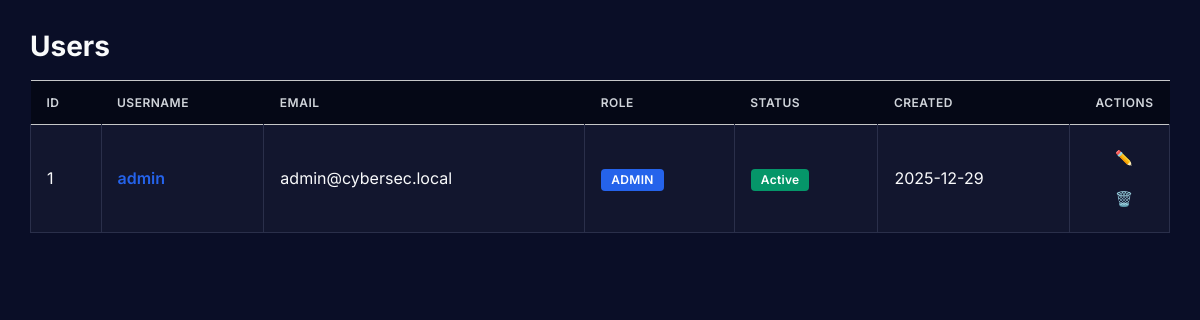
The app's page /users/, older data.
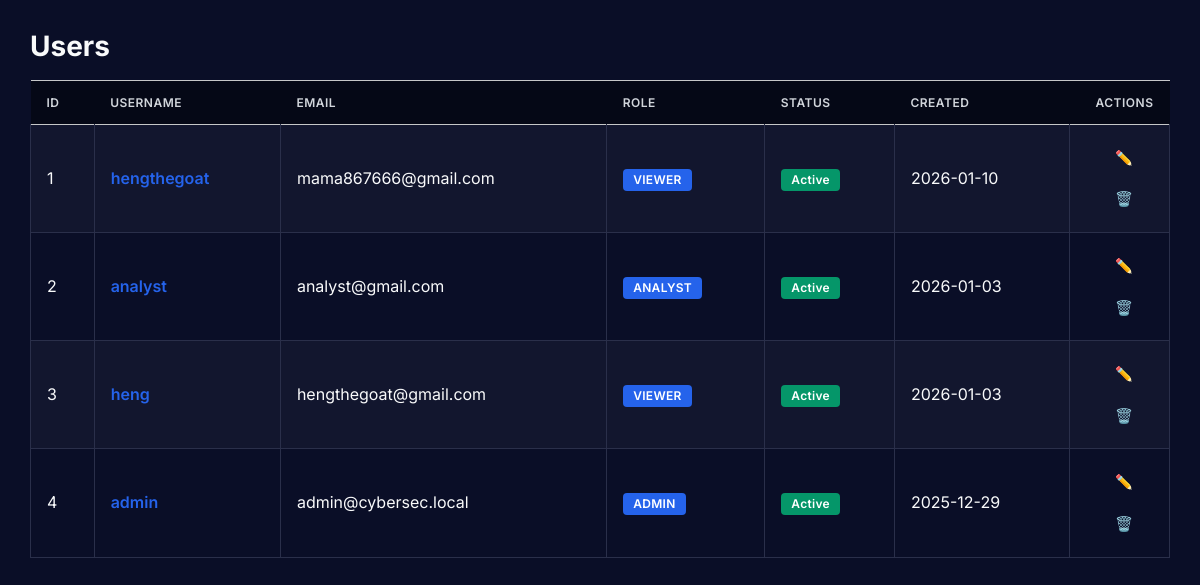
The same page, newer data.
### app/models/user.py (models this page shows, shortened)
class User(db.Model):
    __tablename__ = 'users'
    id = db.Column(db.Integer, primary_key=True)
    username = db.Column(db.String(80), unique=True, nullable=False)
    email = db.Column(db.String(120), unique=True, nullable=False)
    full_name = db.Column(db.String(120), nullable=False)
    role = db.Column(db.String(20), default='analyst', nullable=False)  # admin, analyst, viewer
    is_active = db.Column(db.Boolean, default=True, nullable=False)
    password_hash = db.Column(db.String(255), nullable=False)
    created_at = db.Column(db.DateTime, default=datetime.utcnow, nullable=False)
    updated_at = db.Column(db.DateTime, default=datetime.utcnow, onupdate=datetime.utcnow, nullable=False)
    last_login = db.Column(db.DateTime, nullable=True)

### app/routes/user_routes.py (the view)
@user_bp.route("/")
def index():
    users = UserService.get_all()
    return render_template("users/index.html", users=users)

### app/services/user_service.py (called while the page is built)
    @staticmethod
    def get_all() -> List[User]:
        return list(User.query.order_by(User.id.desc()).all())

### app/templates/users/index.html
{% extends "layouts/base.html" %} {% set active_page = "users" %} {% block
content %}
<div class="d-flex justify-content-between align-items-center mb-3">
  <h1 class="h3 mb-0">Users</h1>
</div>
{% if users %}
<div class="table-responsive">
  <table class="table table-striped table-bordered align-middle shadow-sm">
    <thead class="table-light">
      <tr>
        <th>ID</th>
        <th>Username</th>
        <th>Email</th>
        <th>Role</th>
        <th>Status</th>
        <th>Created</th>
        <th class="text-end" style="width: 100px">Actions</th>
      </tr>
    </thead>
    <tbody>
      {% for user in users %}
      <tr>
        <td>{{ loop.index }}</td>
        <td>
          <a
            href="{{ url_for('users.detail', user_id=user.id) }}"
            class="text-decoration-none fw-semibold"
          >
            {{ user.username }}
          </a>
        </td>
        <td>{{ user.email }}</td>
        <td>
          <span class="badge bg-primary text-uppercase">{{ user.role }}</span>
        </td>
        <td>
          {% if user.is_active %}
          <span class="badge bg-success">Active</span>
          {% else %}
          <span class="badge bg-secondary">Inactive</span>
          {% endif %}
        </td>
        <td>{{ user.created_at.strftime('%Y-%m-%d') }}</td>
        <td class="text-end">
          <a
            href="{{ url_for('users.edit', user_id=user.id) }}"
            class="btn btn-sm btn-outline-secondary"
            title="Edit"
          >
            ✏️
          </a>
          <a
            href="{{ url_for('users.delete_confirm', user_id=user.id) }}"
            class="btn btn-sm btn-outline-danger"
            title="Delete"
          >
            🗑️
          </a>
        </td>
      </tr>
      {% endfor %}
    </tbody>
  </table>
</div>
{% else %}
<div class="alert alert-info">No users found.</div>
<a href="{{ url_for('users.create') }}">Create the first user.</a>
{% endif %} {% endblock %}

### app/templates/layouts/base.html (shortened to what this page needs)
<!DOCTYPE html>
<html lang="en">
  <head>
    <link
      href="https://cdn.jsdelivr.net/npm/bootstrap@5.3.3/dist/css/bootstrap.min.css"
      rel="stylesheet"
    />
    <link
      rel="stylesheet"
      href="https://cdnjs.cloudflare.com/ajax/libs/font-awesome/6.5.1/css/all.min.css"
    />
    <link
      rel="stylesheet"
      href="{{ url_for('static', filename='css/style.css') }}"
    />
  </head>
  <body>
    <main class="container">
       {% block content %}{% endblock %}
    </main>
  </body>
</html>

### app/static/css/style.css (style rules this page uses)
:root { --primary-color: #2563eb; --primary-hover: #1d4ed8; --danger-color: #dc2626; --danger-hover: #b91c1c; --success-color: #059669; --success-hover: #047857; --warning-color: #d97706; --info-color: #0ea5e9; --dark-bg: #0a0e27; --darker-bg: #050816; --card-bg: #1a1f3a; --card-border: #2a2f4a; --text-primary: #f9fafb; --text-secondary: #d1d5db; --text-muted: #9ca3af; --shadow-sm: 0 1px 3px rgba(0, 0, 0, 0.3); --shadow-md: 0 4px 6px rgba(0, 0, 0, 0.4); --shadow-lg: 0 10px 25px rgba(0, 0, 0, 0.5); --hover-bg: #050816; }
* { margin: 0; padding: 0; box-sizing: border-box; }
body { font-family: "Inter", -apple-system, BlinkMacSystemFont, "Segoe UI", Roboto, Oxygen, Ubuntu, Cantarell, sans-serif; background: var(--dark-bg); color: var(--text-primary); min-height: 100vh; line-height: 1.6; }
main.container { max-width: 1400px; padding: 30px; }
.btn { border-radius: 6px; padding: 10px 20px; font-weight: 600; font-size: 0.9rem; transition: all 0.2s ease; border: none; cursor: pointer; }
.table { color: var(--text-primary); background: transparent !important; margin-bottom: 0; --bs-table-bg: transparent; --bs-table-striped-bg: transparent; }
.table thead th { background: var(--darker-bg) !important; border: none; font-weight: 600; text-transform: uppercase; font-size: 0.75rem; letter-spacing: 0.5px; padding: 12px 16px; color: var(--text-secondary); }
.table tbody tr { border-bottom: 1px solid var(--card-border); transition: background 0.15s ease; background: transparent !important; }
.table-striped > tbody > tr:nth-of-type(odd) > * { color: var(--text-primary); background-color: rgba(255, 255, 255, 0.03); box-shadow: none; }
.table td, .table th { vertical-align: middle; padding: 12px 16px; border-color: var(--card-border); background: transparent; color: var(--text-primary); }
.badge { padding: 5px 10px; border-radius: 4px; font-weight: 600; font-size: 0.75rem; letter-spacing: 0.3px; }
.bg-success { background-color: var(--success-color) !important; }
.bg-primary { background-color: var(--primary-color) !important; }
h1, h2, h3, h4, h5, h6, .h1, .h2, .h3, .h4, .h5, .h6, .card-title { color: var(--text-primary) !important; font-weight: 700; margin-bottom: 0.5rem; }
a { color: var(--primary-color); text-decoration: none; transition: color 0.2s ease; }
.table th, .table thead th { color: var(--text-secondary) !important; font-weight: 600; }
.table td { color: var(--text-primary) !important; }

Row changes from the older to the newer data that the page shows:
added User: username "hengthegoat", email "mama867666@gmail.com", role "VIEWER", is_active "Active", created_at "2026-01-10"
added User: username "analyst", email "analyst@gmail.com", role "ANALYST", is_active "Active", created_at "2026-01-03"
added User: username "heng", email "hengthegoat@gmail.com", role "VIEWER", is_active "Active", created_at "2026-01-03"
